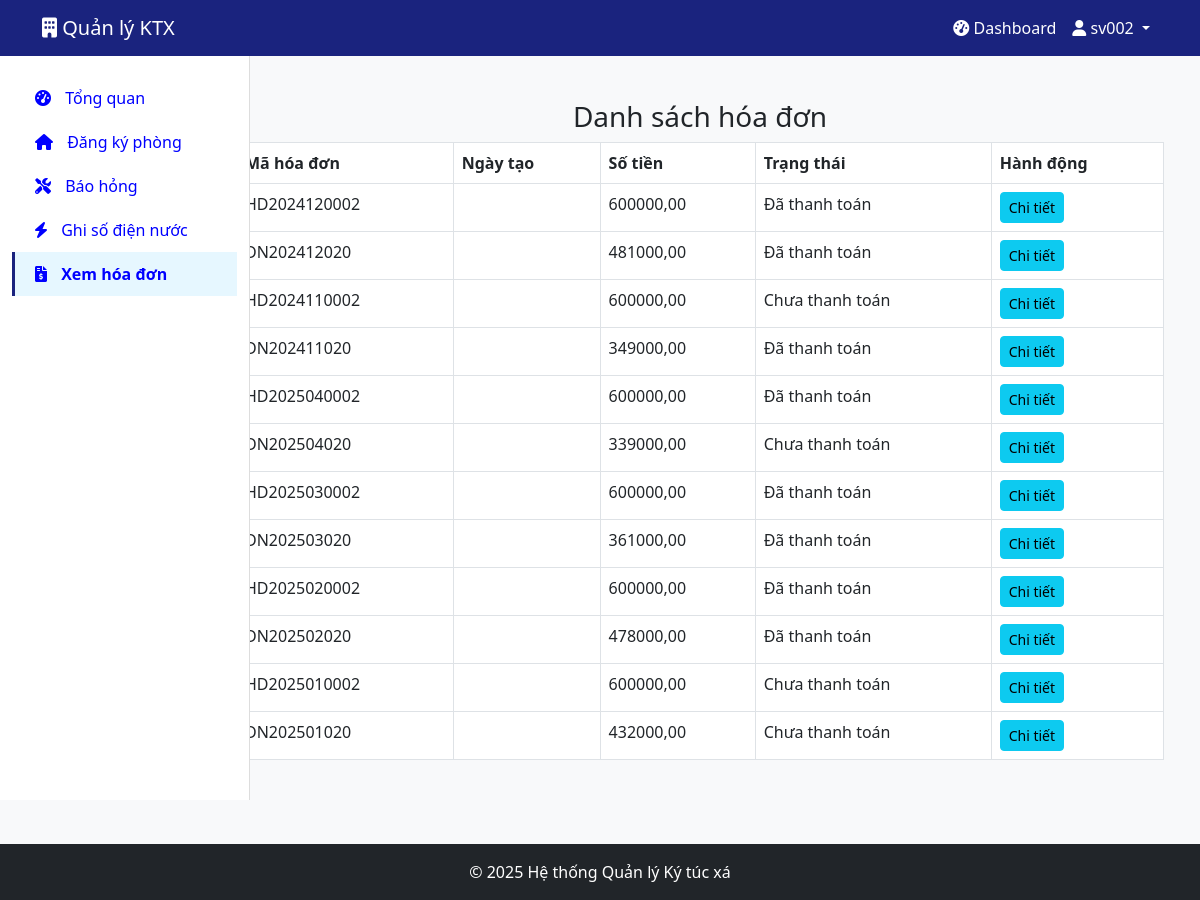
The page /xem-hoa-don/ (signed in) on the database as committed earlier.
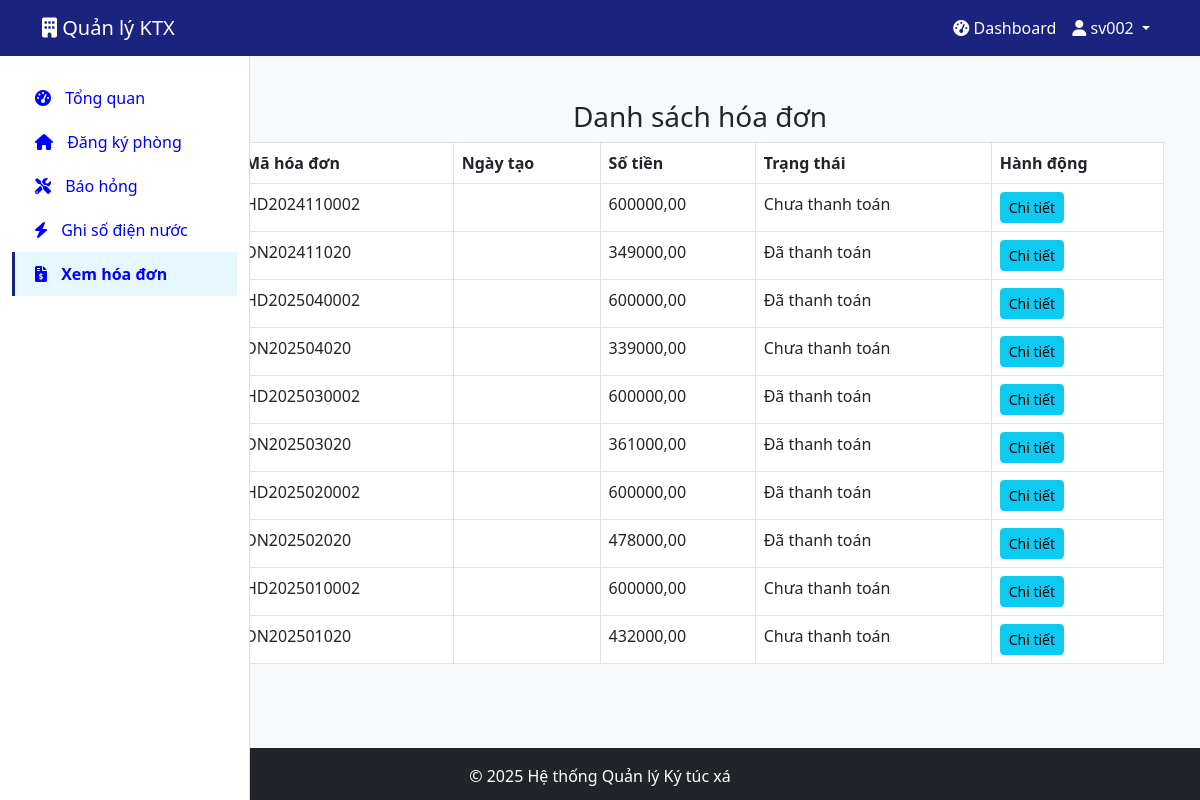
The same page on the database as committed later.
### dormitory/models.py (models this page shows, shortened)
class HoaDon(models.Model):
    ma_hoa_don = models.CharField(max_length=20, primary_key=True)
    so_tien = models.FloatField()
    loai_hoa_don = models.CharField(max_length=20)
    ngay_thanh_toan = models.DateField(null=True, blank=True)
    mssv = models.ForeignKey(SinhVien, on_delete=models.CASCADE)
    thang = models.IntegerField()
    ma_phong = models.ForeignKey(Phong, on_delete=models.CASCADE)

### dormitory/views.py (the view)
# urls.py: path('xem-hoa-don/', views.xem_hoa_don, name='xem_hoa_don'),
@login_required
def xem_hoa_don(request):
    tai_khoan = TaiKhoan.objects.get(user=request.user)
    if tai_khoan.role != 'student':
        messages.error(request, 'Bạn không có quyền truy cập chức năng này!')
        return redirect('dashboard')
    student = SinhVien.objects.get(tai_khoan=tai_khoan)
    hoa_don_list = HoaDon.objects.filter(mssv=student).order_by('-thang')
    return render(request, 'dormitory/xem_hoa_don.html', {
        'hoa_don_list': hoa_don_list,
        'role': tai_khoan.role
    })

### dormitory/templates/dormitory/xem_hoa_don.html (shortened to what this page needs)
{% extends 'base.html' %}
{% block content %}
<div class="container mt-4">
    <h3 class="text-center">Danh sách hóa đơn</h3>
    <table class="table table-bordered">
        <thead>
            <tr>
                <th>Mã hóa đơn</th>
                <th>Ngày tạo</th>
                <th>Số tiền</th>
                <th>Trạng thái</th>
                <th>Hành động</th>
            </tr>
        </thead>
        <tbody>
            {% for hoa_don in hoa_don_list %}
            <tr>
                <td>{{ hoa_don.ma_hoa_don }}</td>
                <td>{{ hoa_don.ngay_tao|date:"d/m/Y" }}</td>
                <td>{{ hoa_don.so_tien|floatformat:2 }}</td>
                <td>
                    {% if hoa_don.ngay_thanh_toan %}
                        Đã thanh toán
                    {% else %}
                        Chưa thanh toán
                    {% endif %}
                </td>
                <td>
                    <a href="{% url 'chi_tiet_hoa_don' hoa_don.ma_hoa_don %}" class="btn btn-info btn-sm">Chi tiết</a>
                </td>
            </tr>
            {% empty %}
            <tr>
                <td colspan="5" class="text-center">Không có hóa đơn nào.</td>
            </tr>
            {% endfor %}
        </tbody>
    </table>
</div>
{% endblock %}

### dormitory/templates/base.html (shortened to what this page needs)
<!DOCTYPE html>
<html lang="vi">
<head>
    <link href="https://cdn.jsdelivr.net/npm/bootstrap@5.3.0/dist/css/bootstrap.min.css" rel="stylesheet">
    <link rel="stylesheet" href="https://cdnjs.cloudflare.com/ajax/libs/font-awesome/6.0.0/css/all.min.css">
</head>
<body>
    <nav class="navbar navbar-expand-lg navbar-dark sticky-top">
        <div class="container">
            <a class="navbar-brand" href="{% url 'home' %}" style="color: white !important;">
                <i class="fas fa-building"></i> Quản lý KTX
            </a>
            <div class="collapse navbar-collapse" id="navbarNav">
                <ul class="navbar-nav ms-auto">
                    {% if user.is_authenticated %}
                        <li class="nav-item">
                            <a class="nav-link" href="{% url 'dashboard' %}">
                                <i class="fas fa-tachometer-alt"></i> Dashboard
                            </a>
                        </li>
                        <li class="nav-item dropdown" >
                            <a class="nav-link dropdown-toggle" href="#" id="navbarDropdown" role="button" data-bs-toggle="dropdown">
                                <i class="fas fa-user"></i> {{ user.username }}
                            </a>
                        </li>
                    {% else %}
                        <li class="nav-item">
                            <a class="nav-link" href="{% url 'login' %}">Đăng nhập</a>
                        </li>
                    {% endif %}
                </ul>
            </div>
        </div>
    </nav>
    <div class="container-fluid">
        <div class="row">
            {% if user.is_authenticated and request.path != '/' %}
                <div class="col-md-3 col-lg-2 d-md-block sidebar">
                    <div class="position-sticky">
                        <ul class="nav flex-column">
                            {% if role == 'manager' %}
                                <li class="nav-item">
                                    <a class="nav-link {% if request.path == '/dashboard/' %}active{% endif %}" href="{% url 'dashboard' %}">
                                        <i class="fas fa-tachometer-alt"></i> Tổng quan
                                    </a>
                                </li>
                                <li class="nav-item">
                                    <a class="nav-link {% if '/quan-ly-don-dang-ky/' in request.path %}active{% endif %}" href="{% url 'quan_ly_don_dang_ky' %}">
                                        <i class="fas fa-clipboard-list"></i> Quản lý đơn đăng ký
                                    </a>
                                </li>
                                <li class="nav-item">
                                    <a class="nav-link {% if '/quan-ly-phong/' in request.path %}active{% endif %}" href="{% url 'quan_ly_phong' %}">
                                        <i class="fas fa-door-open"></i> Quản lý phòng
                                    </a>
                                </li>
                                <li class="nav-item">
                                    <a class="nav-link {% if '/quan-ly-sinh-vien/' in request.path %}active{% endif %}" href="{% url 'quan_ly_sinh_vien' %}">
                                        <i class="fas fa-user-graduate"></i> Quản lý sinh viên
                                    </a>
                                </li>
                                <li class="nav-item">
                                    <a class="nav-link {% if '/quan-ly-bao-hong/' in request.path %}active{% endif %}" href="{% url 'quan_ly_bao_hong' %}">
                                        <i class="fas fa-tools"></i> Quản lý báo hỏng
                                    </a>
                                </li>
                                <li class="nav-item">
                                    <a class="nav-link {% if '/quan-ly-hoa-don/' in request.path %}active{% endif %}" href="{% url 'quan_ly_hoa_don' %}">
                                        <i class="fas fa-file-invoice-dollar"></i> Quản lý hóa đơn
                                    </a>
                                </li>
                                <li class="nav-item">
                                    <a class="nav-link {% if '/quan-ly-vi-pham/' in request.path %}active{% endif %}" href="{% url 'quan_ly_vi_pham' %}">
                                        <i class="fas fa-exclamation-triangle"></i> Quản lý vi phạm
                                    </a>
                                </li>
                                <li class="nav-item">
                                    <a class="nav-link {% if '/quan-ly-dien-nuoc/' in request.path %}active{% endif %}" href="{% url 'quan_ly_dien_nuoc' %}">
                                        <i class="fas fa-bolt"></i> Quản lý điện nước
                                    </a>
                                <li class="nav-item">
                                    <a class="nav-link {% if '/quan-ly-hop-dong/' in request.path %}active{% endif %}" href="{% url 'quan_ly_hop_dong' %}">
                                        <i class="fas fa-handshake"></i> Quản lý hợp đồng
                                    </a>
                                </li>
                            {% elif role == 'student' %}
                                <li class="nav-item">
                                    <a class="nav-link {% if request.path == '/dashboard/' %}active{% endif %}" href="{% url 'dashboard' %}">
                                        <i class="fas fa-tachometer-alt"></i> Tổng quan
                                    </a>
                                </li>
                                <li class="nav-item">
                                    <a class="nav-link {% if '/dang-ky-phong/' in request.path %}active{% endif %}" href="{% url 'dang_ky_phong' %}">
                                        <i class="fas fa-home"></i> Đăng ký phòng
                                    </a>
                                </li>
                                <li class="nav-item">
                                    <a class="nav-link {% if '/bao-hong/' in request.path %}active{% endif %}" href="{% url 'bao_hong' %}">
                                        <i class="fas fa-tools"></i> Báo hỏng
                                    </a>
                                </li>
                                <li class="nav-item">
                                    <a class="nav-link {% if '/ghi-so-dien-nuoc/' in request.path %}active{% endif %}" href="{% url 'ghi_so_dien_nuoc_sinh_vien' %}">
                                        <i class="fas fa-bolt"></i> Ghi số điện nước
                                    </a>
                                </li>
                                <li class="nav-item">
                                    <a class="nav-link {% if '/xem-hoa-don/' in request.path %}active{% endif %}" href="{% url 'xem_hoa_don' %}">
                                        <i class="fas fa-file-invoice-dollar"></i> Xem hóa đơn
                                    </a>
                                </li>
                            {% endif %}
                        </ul>
                    </div>
                </div>
                <main class="col-md-9 ms-sm-auto col-lg-10 px-md-4 main-content">
            {% else %}
                <main class="col-12 px-md-4">
            {% endif %}
                {% block content %}{% endblock %}
            </main>
        </div>
    </div>
    <footer class="bg-dark text-white text-center py-3 mt-5">
        <div class="container">
            <p class="mb-0">&copy; 2025 Hệ thống Quản lý Ký túc xá</p>
        </div>
    </footer>
</body>
</html>

### dormitory/templates/base.html (style rules this page uses)
body { font-family: 'Segoe UI', Tahoma, Geneva, Verdana, sans-serif; background-color: #f8f9fa; }
.navbar { background-color: #1a237e; }
.navbar-brand, .nav-link { color: blue !important; }
.navbar .nav-link { color: white !important; }
.sidebar { background-color: #fff; border-right: 1px solid #ddd; height: calc(100vh - 56px); position: fixed; top: 56px; left: 0; width: 250px; padding-top: 20px; overflow-y: auto; }
.sidebar .nav-link { color: #333; padding: 10px 20px; border-left: 3px solid transparent; transition: all 0.3s ease; }
.sidebar .nav-link.active { background-color: #e6f7ff; border-left: 3px solid #1a237e; color: #1a237e; font-weight: bold; }
.sidebar .nav-link i { margin-right: 10px; }
.main-content { margin-left: 250px; padding: 20px; }

Rows that differ between the two databases and show on the page:
removed HoaDon: ma_hoa_don "HD2024120002", so_tien "600000,00", ngay_thanh_toan "Đã thanh toán"
removed HoaDon: ma_hoa_don "DN202412020", so_tien "481000,00", ngay_thanh_toan "Đã thanh toán"
